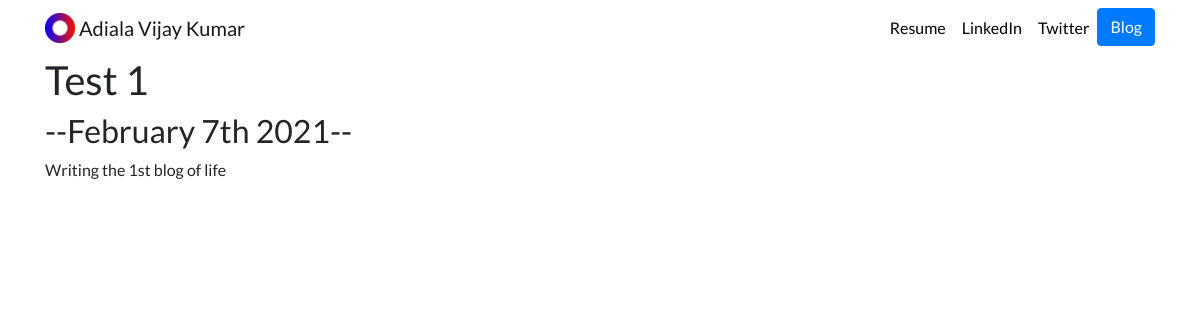
Page /blog/1/ on the committed database.
### blog/models.py (models this page shows, shortened)
class Blog(models.Model):
    title = models.CharField(max_length=200)
    description = models.TextField()
    date = models.DateField()

### blog/views.py (the view)
# urls.py: path("<int:blog_id>/", views.detail, name='detail'),
def detail(request, blog_id):
    blog = get_object_or_404(Blog, pk=blog_id)
    return render(request, 'blog/detail.html',{'blog':blog})

### blog/templates/blog/detail.html
{% extends 'portfolio/base.html' %}
{% block content %}
<h1>{{ blog.title }}</h1>
<h2>--{{ blog.date|date:'F jS Y' }}--</h2>
{{ blog.description|safe }}
{% endblock %}

### portfolio/static/portfolio/custom.css (style rules this page uses)
body { font-family: 'Lato', sans-serif; }

### rows in the picture
Blog: title "Test 1", date "February 7th 2021", description "Writing the 1st blog of life"
